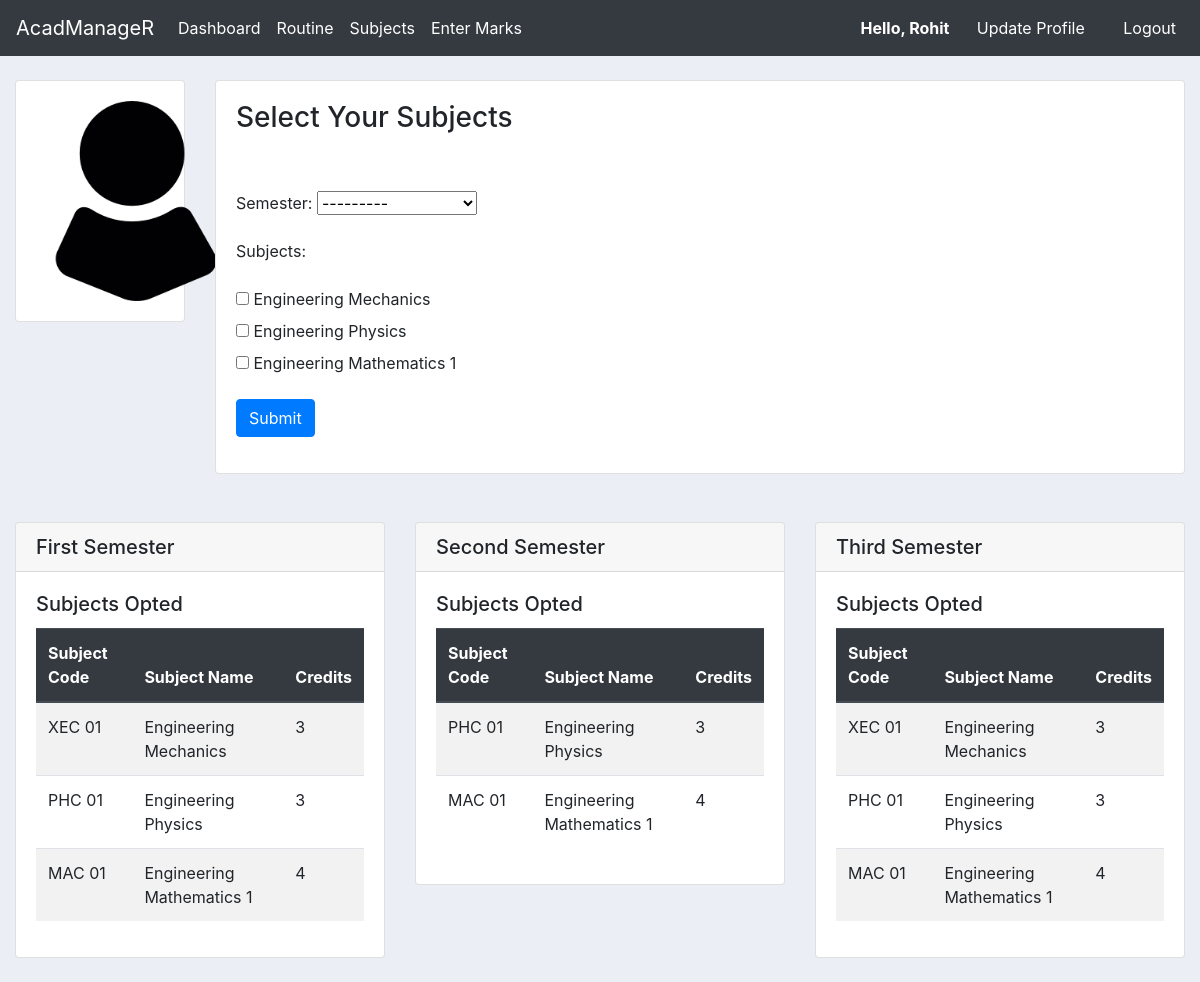
The page /student/subjects/ (signed in) on the database its author committed.
### student/models.py (models this page shows, shortened)
class StudentProfile(models.Model):
    student = models.OneToOneField(User, on_delete=models.CASCADE, blank=True, null=True)
    birth_date    = models.DateField(null=True)
    reg           = models.CharField(verbose_name='Registration no.',max_length=8,blank=False,unique=True,null=True)
    department = models.ForeignKey(Department, on_delete=models.CASCADE, null=True)
    roll = models.CharField(verbose_name='Roll no.',max_length=8,unique=True,blank=False,null=True)
    address       = models.TextField(verbose_name='Address',blank=False,null=True)
    contact       = models.CharField(max_length=13,blank=False,unique=True,null=True)
    photograph    = models.ImageField(upload_to='student/images',null=True, default='student/images/default.png')

class AllSemester(models.Model): # student can select their Semesters from this table
    SEMESTER = (
        ('First Semester', 'First Semester'),
        ('Second Semester', 'Second Semester'),
        ('Third Semester', 'Third Semester'),
        ('Fourth Semester', 'Fourth Semester'),
        ('Fifth Semester', 'Fifth Semester'),
        ('Sixth Semester', 'Sixth Semester'),
        ('Seventh Semester', 'Seventh Semester'),
        ('Eighth Semester', 'Eighth Semester'),
    )
    semester = models.CharField(max_length=20, null=True, choices=SEMESTER)
    def __str__(self):
        return self.semester

class AllSubject(models.Model): #Admin can Enter all the available subjects with their credit points and students can choose from it
    name = models.CharField(max_length=50, null=True)
    code = models.CharField(max_length=10, null=True)
    credit_points = models.IntegerField(null=True)
    def __str__(self):
        return self.name

### student/views.py (the view, shortened to what this page needs)
# urls.py: path('student/subjects/', views.subjectView, name='subjects'),
@login_required(login_url='student:login')
def subjectView(request):
    student = request.user
    subject_list = []
    semesters = StudentSubject.objects.filter(student=student)
    for semester in semesters:
        student_subject = StudentSubject.objects.get(student=student,semester=semester.semester)
        subjects = AllSubject.objects.filter(studentsubject=student_subject)
        for subject in subjects:
            subject_list.append(
                {
                    'semester':semester.semester,
                    'name':subject.name,
                    'code':subject.code,
                    'credits':subject.credit_points,
                }
            )
    form = StudentSubjectForm()
    context = {
        'form':form,
        'student':student,
        'semesters':semesters,
        'subjects':subjects,
        'subject_list':subject_list,
    }
    return render(request,'student/subjects.html', context)

### student/forms.py
class StudentSubjectForm(forms.ModelForm):
    subjects = forms.ModelMultipleChoiceField(queryset=AllSubject.objects.all(), required=True, widget=forms.CheckboxSelectMultiple())
    class Meta:
        model = StudentSubject
        fields = "__all__"
        exclude = ['student',]

### student/templates/student/subjects.html (shortened to what this page needs)
{%  extends 'student/base.html' %}
{% block body_block %}
	<br>
	<div class="container-fluid">
		<div class="row">
			<div class="col-md-2">
				<div class="card card-body">
					<img class="profile-pic" src="{{request.user.studentprofile.photograph.url}}" >
				</div>
			</div>
			<div class="col-md-10">
				<div class="card card-body">
					<h3>Select Your Subjects</h3>
					<br>
					<br>
					<form class="form-group" method="POST" action="">
						{{form.as_p}}
						<input class="btn btn-primary" type="submit" name="Update Subject">
					</form>
				</div>
			</div>
		</div>
		<br><br>
		{% regroup subject_list by semester as semester_list %}
		<div class="row">
			{% for semester in semester_list %}
			<div class="col-md-4">
				<div class="card">
					<h5 class="card-header">{{ semester.grouper }}</h5>
					<div class="card-body">
						<h5 class="card-title">Subjects Opted</h5>
						<table class="table table-striped">
							<thead class="thead-dark">
								<tr>
									<th>Subject Code</th>
									<th>Subject Name</th>
									<th>Credits</th>
								</tr>
							</thead>
							<tbody>
								{% for subject in semester.list %}
									<tr>
										<td>{{ subject.code }}</td>
										<td>{{ subject.name }}</td>
										<td>{{ subject.credits }}</td>
									</tr>
								{% endfor %}
							</tbody>
						</table>
					</div>
				</div>
			</div>
			{% endfor %}
		</div>
		<br>
	</div>
{% endblock body_block %}

### student/templates/student/navbar.html (shortened to what this page needs)
<nav class="navbar navbar-expand-lg navbar-dark bg-dark">
    <a class="navbar-brand" href="#">AcadManageR</a>
    <div class="collapse navbar-collapse" id="navbarNav">
      <ul class="navbar-nav">
        <li class="nav-item active">
          <a class="nav-link" href="{% url 'student:index' %}">Dashboard<span class="sr-only">(current)</span></a>
        </li>
        <li class="nav-item active">
            <a class="nav-link" href="https://admin.nitdgp.ac.in/files/academics/notices/2019/12/31/CLASS_ROUTINE_SECOND_SEM_EVEN_19_20_VXY9UQQ.pdf">Routine</a>
        </li>
        <li class="nav-item active">
          <a class="nav-link" href="{% url 'student:subjects' %}">Subjects</a>
        </li>
        <li class="nav-item active">
          <a class="nav-link" href="{% url 'student:select_semester' %}">Enter Marks</a>
        </li>
      </ul>
      <ul class="navbar-nav ml-auto">
        {% if request.user.is_authenticated %}
        <li class="nav-item active">
          <a class="nav-link" href="#" style="font-weight: bold;"> &nbsp&nbsp Hello, {{ user.first_name }}&nbsp&nbsp&nbsp</a>
        </li>
        <li class="nav-item active">
            <a class="nav-link" href="{% url 'student:update' %}">Update Profile&nbsp&nbsp&nbsp&nbsp&nbsp</a>
          </li>
        <li class="nav-item active">
          <a class="nav-link" href="{% url 'student:logout' %}">Logout</a>
        </li>
        {% endif %}
      </ul>
    </div>
  </nav>

### student/templates/student/base.html (style rules this page uses)
body { background-color: #ebeff5; }

### student/templates/student/subjects.html (style rules this page uses)
.profile-pic { max-width: 200px; max-height:200px; margin: 0 auto; border-radius: 50px; }

### rows shown on the page
AllSemester: semester "---------", grouper "First Semester", code "XEC 01", name "Engineering Mechanics", credits "3", code "PHC 01", name "Engineering Physics", code "MAC 01", name "Engineering Mathematics 1", credits "4"
AllSemester: grouper "Second Semester", code "PHC 01", name "Engineering Physics", credits "3", code "MAC 01", name "Engineering Mathematics 1", credits "4"
AllSemester: grouper "Third Semester", code "XEC 01", name "Engineering Mechanics", credits "3", code "PHC 01", name "Engineering Physics", code "MAC 01", name "Engineering Mathematics 1", credits "4"

### other values the page prints
{{ user.first_name }} "Rohit"
